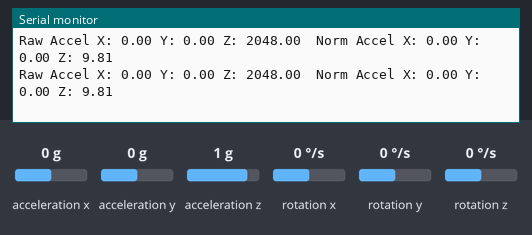
Bench run of a sketch on a simulated Arduino Uno, built with avr-gcc and run on an emulated ATmega328P. Parts: the last lines printed to the serial monitor. Inputs (shaded band) come from the test bench; at power-on: acceleration x 0 g, acceleration y 0 g, acceleration z 1 g, rotation x 0 °/s, rotation y 0 °/s, rotation z 0 °/s.

Above: at 1.2 s.
1.3 s: acceleration x set to -1.4 g
At 1.5 s:
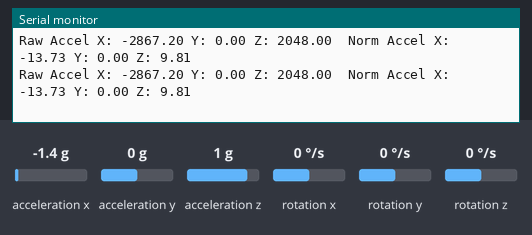
2.8 s: acceleration y set to -1.4 g
At 2.89 s:
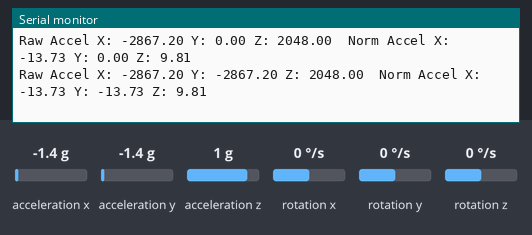
4.3 s: acceleration z set to -1.4 g
At 4.39 s:
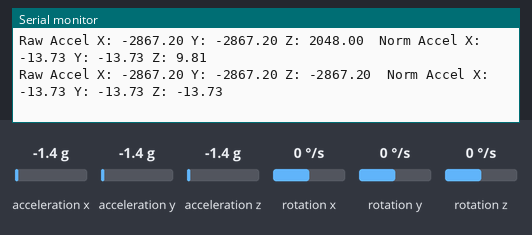

The sketch:

Zeuron_fitness_tracjer.ino
```cpp
#include <Wire.h>
#include <MPU6050.h>

MPU6050 mpu;

void setup() {
  Serial.begin(115200);
  Wire.begin();

  // Initialize MPU6050
  Serial.println("Initializing MPU6050...");
  while(!mpu.begin(MPU6050_SCALE_2000DPS, MPU6050_RANGE_16G)) {
    Serial.println("Could not find a valid MPU6050 sensor, check wiring!");
    delay(500);
  }

  Serial.println("MPU6050 ready.");
}

void loop() {
  Vector rawAccel = mpu.readRawAccel();
  Vector normAccel = mpu.readNormalizeAccel();

  // Print raw and normalized accelerometer data
  Serial.print("Raw Accel X: "); Serial.print(rawAccel.XAxis);
  Serial.print(" Y: "); Serial.print(rawAccel.YAxis);
  Serial.print(" Z: "); Serial.print(rawAccel.ZAxis);
  Serial.print("\tNorm Accel X: "); Serial.print(normAccel.XAxis);
  Serial.print(" Y: "); Serial.print(normAccel.YAxis);
  Serial.print(" Z: "); Serial.println(normAccel.ZAxis);

  delay(100); // Adjust delay as needed for your application
}
```

Measured:
- after the input at 1.3 s, the serial monitor: prints a new line after 0.09 s (image 1)
- after the input at 2.8 s, the serial monitor: prints a new line after 0.09 s (image 2)
- after the input at 4.3 s, the serial monitor: prints a new line after 0.09 s (image 3)
